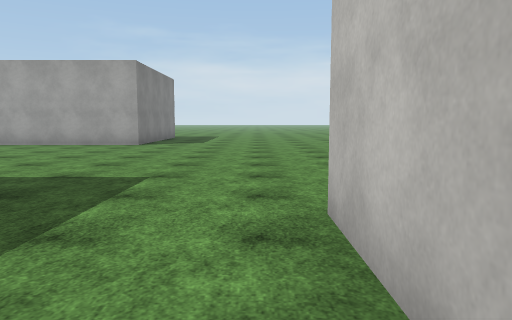
[1] (above)

23 first-person views from a walk through a scene from a Unity 3-D project. The camera is 1.4 m above the floor, tilts 6° down and sees 70° across. The floor is counted in squares, 2 m on a side. Each view is taken from the middle of a square. On the plan, view 1 faces up. The plan holds only what a view shows up to about 11 squares ahead; the rest is blank. The place goes on beyond the plan. Surface patterns are stand-ins for the level's own textures.

[2]
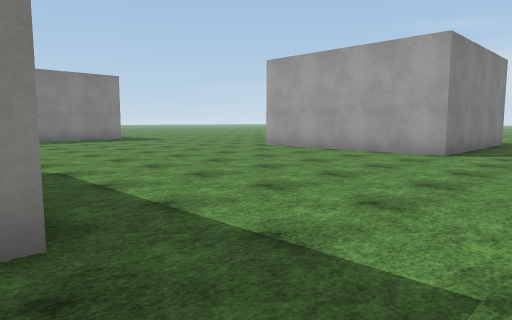

[3]
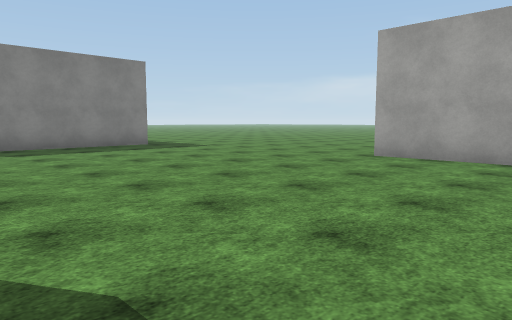

[4]
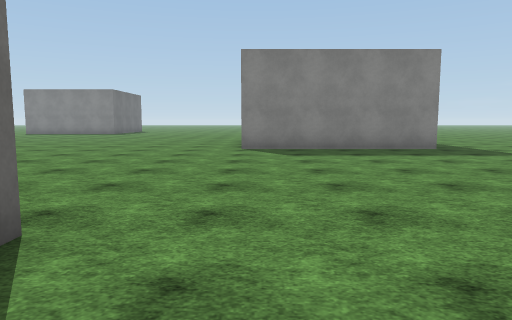

[5]
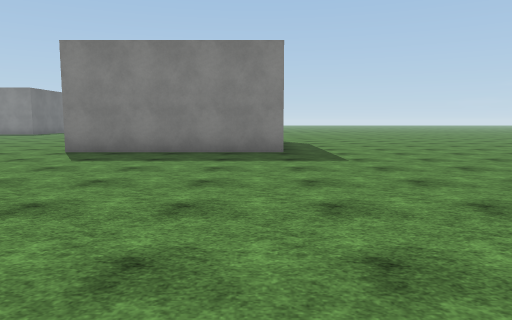

[6]
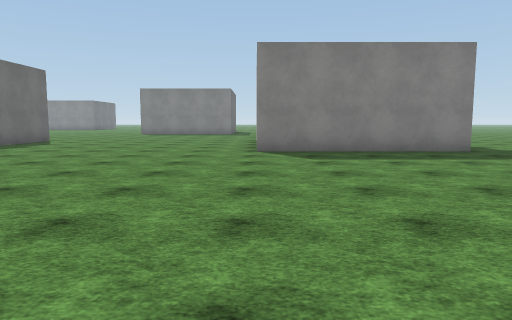

[7]
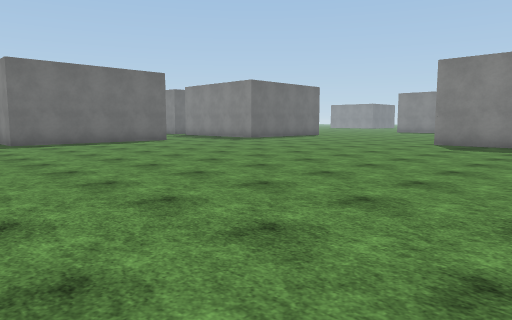

[8]
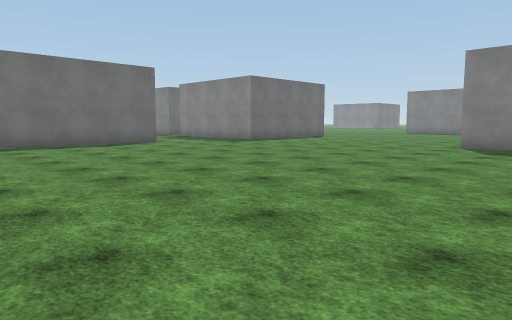

[9]
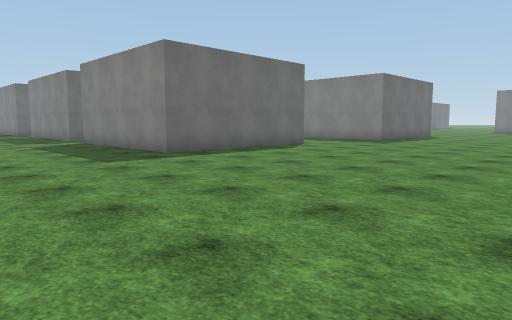

[10]
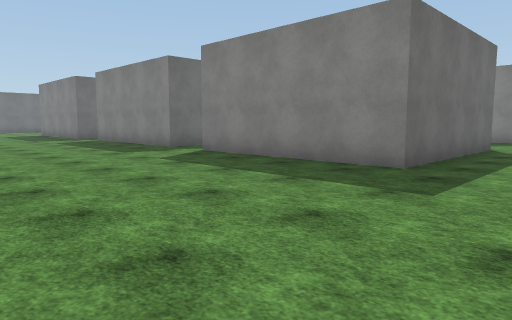

[11]
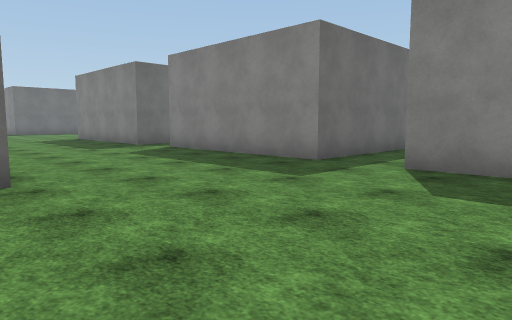

[12]
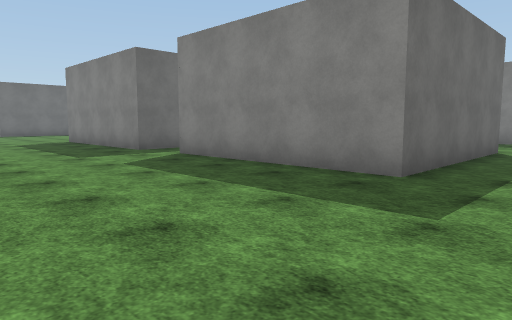

[13]
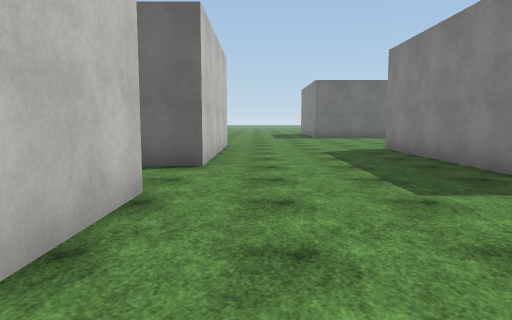

[14]
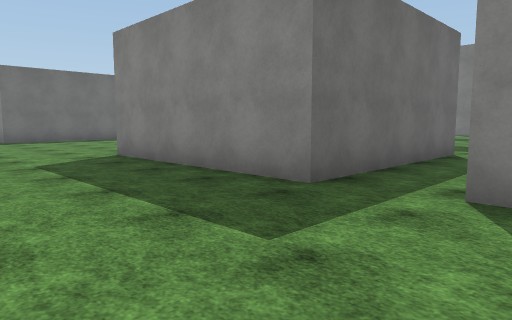

[15]
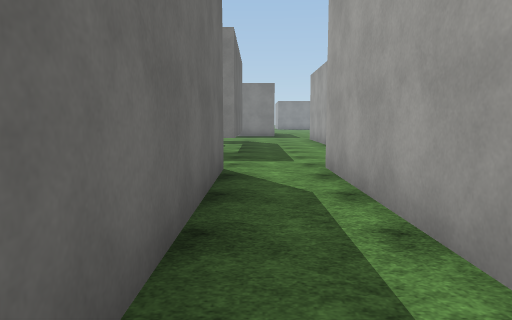

[16]
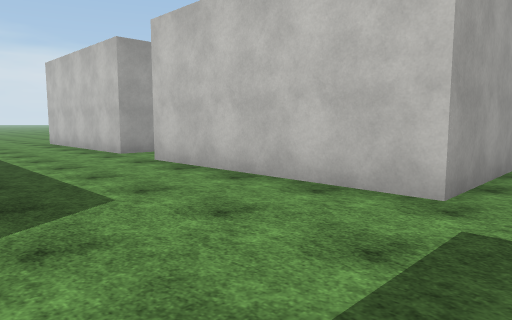

[17]
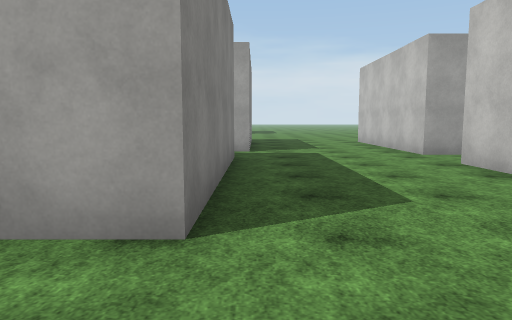

[18]
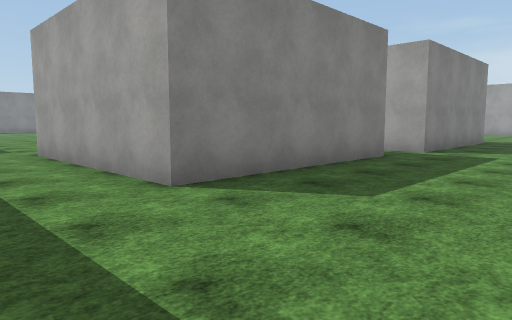

[19]
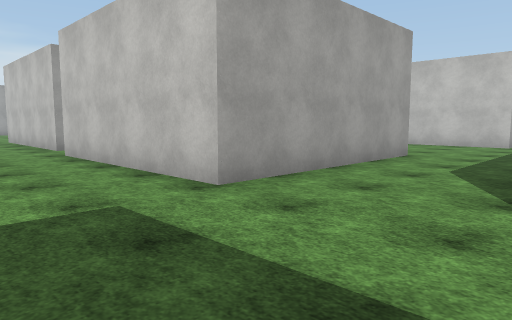

[20]
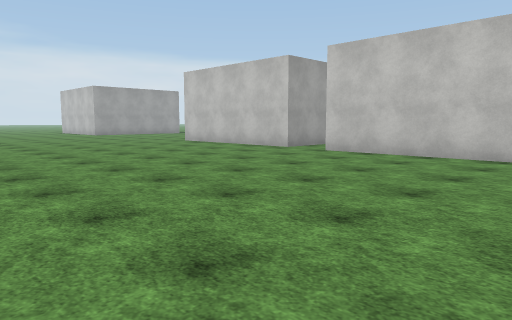

[21]
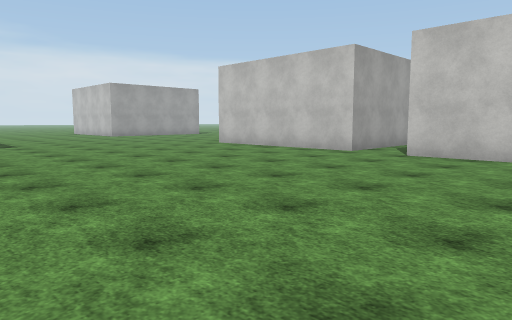

[22]
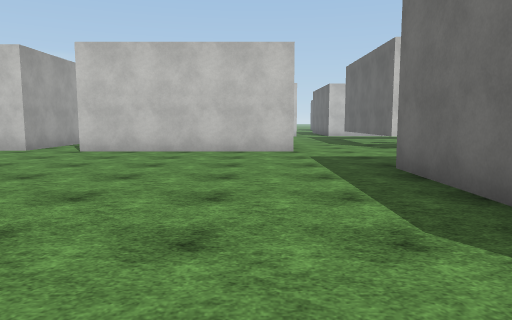

[23]
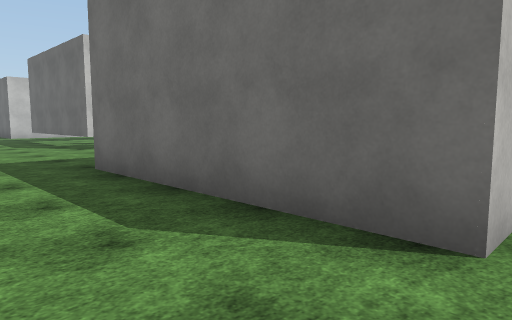

### Floor plan
Key: @ floor where view 1 was taken; # wall or solid block; . floor.
Columns run from 17 left of view 1 to 11 right of it. Each row starts with its distance up from view 1.
 15 ...          #....    ....
 14 ....  ..     #............
 13 ........     #............
 12 .........    #............
 11 .........#####...........
 10 ............................
  9  #..........................
  8  #..........................
  7  #..........................
  6  #.........................
  5  #...........................
  4 .............................
  3 .........###  #..............
  2 .........#    #...#####......
  1 .........#    #...#   #.....
  0 .........#    #..@#   #......
 -1 .........######...#   #......
 -2 ............ .....#   #......
 -3  ........#   #...............
 -4  ........#   #....#####.....
 -5  ........#   #....#   #....#
 -6  ........#   #....#   #....
 -7 .........#   #....#   #....
 -8 .........#####....#   #....#
 -9 .#####............#####....#
-10  #    ......................
-11       ....#####...#####......
-12                       #....##
-13                       #....#
-14                       #....#
-15                       #....#
-16                       .....#
-17                       ......
-18                       ...
-19                       ...
-20                       ...

Positions as (right, up) in squares from view 1, and headings:
1: (0, 0), facing up
2: (-1, 3), facing up-left
3: (-5, 4), facing up-left
4: (-6, 5), facing left
5: (-7, 9), facing left
6: (5, 11), facing left
7: (8, 15), facing down-left
8: (7, 14), facing down-left
9: (10, 10), facing down-left
10: (11, 5), facing down-left
11: (11, 0), facing down-left
12: (10, -2), facing down-left
13: (9, -6), facing down
14: (9, -8), facing down-left
15: (6, -10), facing left
16: (-3, -10), facing up-right
17: (-3, -10), facing up
18: (0, -10), facing up-left
19: (-11, -11), facing up-right
20: (-16, -8), facing up-right
21: (-16, -6), facing up-right
22: (-17, -7), facing right
23: (-17, -7), facing down-right
